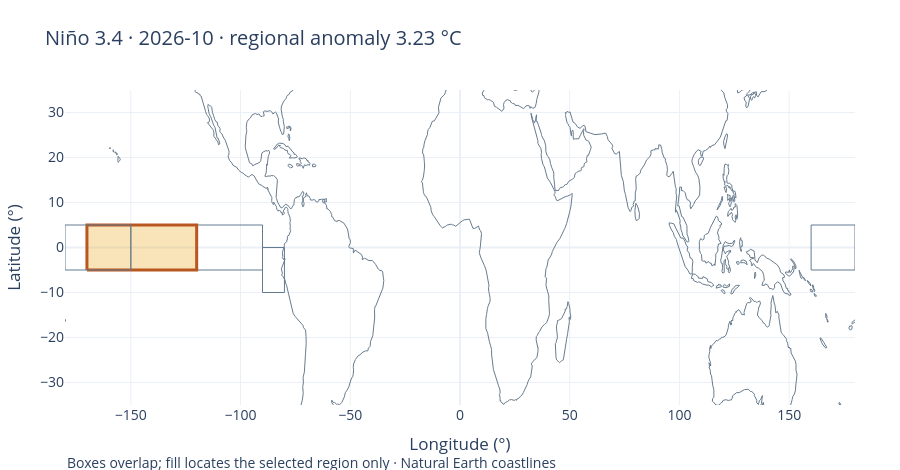

The cell this chart's notebook holds for it:
### Markdown cell above
## Map the statistic and its support

### Code cell
from pulse_helpers import (
    load_pulse, complete_months, rank_same_month, region_rings, region_geojson,
    region_map, region_globe, REGIONS, ANOM, REL, CREDIT, BASE,
)
region, date = "nino34", "2026-10-01"
features = region_geojson(date)["features"]
display(pd.DataFrame([f["properties"] for f in features])[["name", "date", "sst_c", "anomaly_c", "relative_c"]])
show(region_map(region, date))
